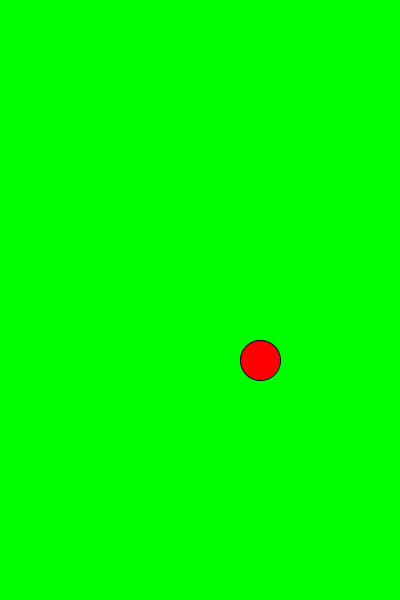
Frame 1 (no input)
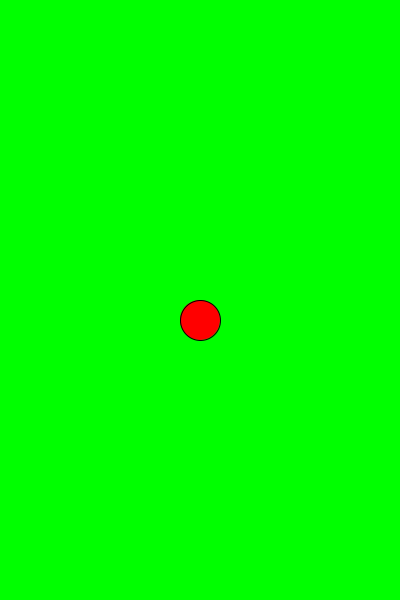
Frame 60 (the mouse pressed at the canvas centre just before this capture)
Frame 120 (the mouse held since frame 60 and released just before this capture): identical to frame 60, image omitted

The Processing sketch that drew these frames (run headless with seeded random() and noise(); from frame 60 on, the mouse is pressed at the canvas centre):

// Processing sketch: processing_61994
// ── processing_61994.pde

float radius; 
float ballX; 
float ballY; 
float xSpeed; 
float ySpeed; 

void setup() 
{ 
  size(400, 600); 
  background(255, 255, 255); 
  smooth(); 
  frameRate(60); 
  radius = 20; 
  ballX = width/2; 
  ballY = height/2; 
  xSpeed = 60; 
  ySpeed = 60;
 } 

void draw() 
{ 
  background(0, 255, 0); 
  fill(255, 0, 0); 


  // Is ball at the bottom? 
  if (ballY >= height-radius ) 
  { 
   ballY = height-radius; 
   ySpeed = ySpeed * (-1) ;
   } 

  // Is ball at the top? 
  if (ballY <= radius ) 
  { 
   ballY = radius; 
   ySpeed = ySpeed * (-1) ;
   } 

  // Is ball at the right edge? 
  if (ballX >= width-radius ) 
  { 
   ballX = width-radius; 
   xSpeed = xSpeed * (-1) ;
   } 

  // Is ball at the left edge? 
  if (ballX <= radius ) 
  { 
   ballX = radius; 
   xSpeed = xSpeed * (-1) ;
   } 

  ballX = ballX + xSpeed; 
  ballY = ballY + ySpeed; 
  ellipse( ballX, ballY, radius*2, radius*2 ); 
  println("x=" + ballX + " y=" + ballY);
 } 

void mouseDragged() 
{ 
  ballX = mouseX; 
  xSpeed = mouseX - pmouseX ; 


  ballY = mouseY; 
  ySpeed = mouseY - pmouseY ;
 }
